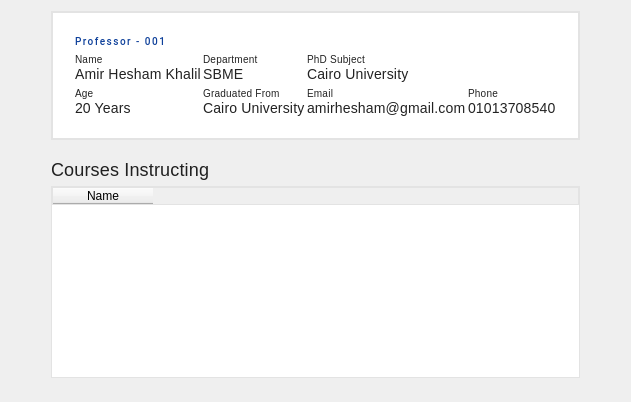
      <widget class="QWidget" name="P12_Professor_View">
       <layout class="QHBoxLayout" name="horizontalLayout_49">
        <item>
         <spacer name="horizontalSpacer_90">
          <property name="orientation">
           <enum>Qt::Horizontal</enum>
          </property>
          <property name="sizeType">
           <enum>QSizePolicy::Preferred</enum>
          </property>
          <property name="sizeHint" stdset="0">
           <size>
            <width>40</width>
            <height>20</height>
           </size>
          </property>
         </spacer>
        </item>
        <item>
         <layout class="QVBoxLayout" name="verticalLayout_72">
          <item>
           <widget class="QWidget" name="card1_18" native="true">
            <property name="sizePolicy">
             <sizepolicy hsizetype="Expanding" vsizetype="Fixed">
              <horstretch>0</horstretch>
              <verstretch>0</verstretch>
             </sizepolicy>
            </property>
            <property name="minimumSize">
             <size>
              <width>0</width>
              <height>0</height>
             </size>
            </property>
            <property name="maximumSize">
             <size>
              <width>16777215</width>
              <height>500</height>
             </size>
            </property>
            <property name="styleSheet">
             <string notr="true">background-color: #fff;
border: 2px solid rgb(227, 227, 227);
padding: 0;</string>
            </property>
            <layout class="QGridLayout" name="gridLayout_4">
             <property name="leftMargin">
              <number>24</number>
             </property>
             <property name="topMargin">
              <number>24</number>
             </property>
             <property name="rightMargin">
              <number>24</number>
             </property>
             <property name="bottomMargin">
              <number>24</number>
             </property>
             <property name="horizontalSpacing">
              <number>2</number>
             </property>
             <property name="verticalSpacing">
              <number>5</number>
             </property>
             <item row="2" column="0">
              <layout class="QVBoxLayout" name="verticalLayout_76">
               <item>
                <widget class="QLabel" name="label_179">
                 <property name="styleSheet">
                  <string notr="true">/* Body 2 */
border: 0;
font-family: 'Roboto';
font-style: normal;
font-weight: 300;
font-size: 10px;
line-height: 20px;
/* identical to box height, or 143% */

letter-spacing: 0.25px;
text-align: center;

/* 00. On Surface / High Emphasis */

color: rgba(0, 0, 0, 0.87);</string>
                 </property>
                 <property name="text">
                  <string>Age</string>
                 </property>
                 <property name="scaledContents">
                  <bool>false</bool>
                 </property>
                 <property name="alignment">
                  <set>Qt::AlignLeading|Qt::AlignLeft|Qt::AlignVCenter</set>
                 </property>
                 <property name="wordWrap">
                  <bool>true</bool>
                 </property>
                </widget>
               </item>
               <item>
                <widget class="QLabel" name="lbl_prof_age">
                 <property name="sizePolicy">
                  <sizepolicy hsizetype="Preferred" vsizetype="Fixed">
                   <horstretch>0</horstretch>
                   <verstretch>0</verstretch>
                  </sizepolicy>
                 </property>
                 <property name="styleSheet">
                  <string notr="true">font-style: normal;
font-weight: 400;
font-size: 14px;
line-height: 24px;
/* identical to box height, or 100% */

letter-spacing: 0.18px;
border: 0;
/* 00. On Surface / High Emphasis */

color: rgba(0, 0, 0, 0.87);</string>
                 </property>
                 <property name="text">
                  <string>20 Years</string>
                 </property>
                </widget>
               </item>
              </layout>
             </item>
             <item row="2" column="4">
              <layout class="QVBoxLayout" name="verticalLayout_78">
               <item>
                <widget class="QLabel" name="label_181">
                 <property name="styleSheet">
                  <string notr="true">/* Body 2 */
border: 0;
font-family: 'Roboto';
font-style: normal;
font-weight: 300;
font-size: 10px;
line-height: 20px;
/* identical to box height, or 143% */

letter-spacing: 0.25px;
text-align: center;

/* 00. On Surface / High Emphasis */

color: rgba(0, 0, 0, 0.87);</string>
                 </property>
                 <property name="text">
                  <string>Phone</string>
                 </property>
                 <property name="scaledContents">
                  <bool>false</bool>
                 </property>
                 <property name="alignment">
                  <set>Qt::AlignLeading|Qt::AlignLeft|Qt::AlignVCenter</set>
                 </property>
                 <property name="wordWrap">
                  <bool>true</bool>
                 </property>
                </widget>
               </item>
               <item>
                <widget class="QLabel" name="lbl_prof_phone">
                 <property name="sizePolicy">
                  <sizepolicy hsizetype="Preferred" vsizetype="Fixed">
                   <horstretch>0</horstretch>
                   <verstretch>0</verstretch>
                  </sizepolicy>
                 </property>
                 <property name="styleSheet">
                  <string notr="true">font-style: normal;
font-weight: 400;
font-size: 14px;
line-height: 24px;
/* identical to box height, or 100% */

letter-spacing: 0.18px;
border: 0;
/* 00. On Surface / High Emphasis */

color: rgba(0, 0, 0, 0.87);</string>
                 </property>
                 <property name="text">
                  <string>01013708540</string>
                 </property>
                </widget>
               </item>
              </layout>
             </item>
             <item row="0" column="0">
              <widget class="QLabel" name="stnt_code_lbl_5">
               <property name="sizePolicy">
                <sizepolicy hsizetype="Preferred" vsizetype="Fixed">
                 <horstretch>0</horstretch>
                 <verstretch>0</verstretch>
                </sizepolicy>
               </property>
               <property name="font">
                <font>
                 <family>Roboto</family>
                 <pointsize>-1</pointsize>
                 <italic>false</italic>
                 <bold>false</bold>
                </font>
               </property>
               <property name="styleSheet">
                <string notr="true">font-family: 'Roboto';
font-style: normal;
font-weight: 500;
font-size: 10px;
line-height: 16px;
/* identical to box height, or 160% */
border: 0;
letter-spacing: 1.5px;
text-transform: uppercase;

/* 00. On Surface / High Emphasis */

color: #0E409A;
</string>
               </property>
               <property name="text">
                <string>Professor - 001</string>
               </property>
               <property name="scaledContents">
                <bool>false</bool>
               </property>
               <property name="wordWrap">
                <bool>true</bool>
               </property>
              </widget>
             </item>
             <item row="2" column="2" colspan="2">
              <layout class="QVBoxLayout" name="verticalLayout_77">
               <item>
                <widget class="QLabel" name="label_180">
                 <property name="styleSheet">
                  <string notr="true">/* Body 2 */
border: 0;
font-family: 'Roboto';
font-style: normal;
font-weight: 300;
font-size: 10px;
line-height: 20px;
/* identical to box height, or 143% */

letter-spacing: 0.25px;
text-align: center;

/* 00. On Surface / High Emphasis */

color: rgba(0, 0, 0, 0.87);</string>
                 </property>
                 <property name="text">
                  <string>Email</string>
                 </property>
                 <property name="scaledContents">
                  <bool>false</bool>
                 </property>
                 <property name="alignment">
                  <set>Qt::AlignLeading|Qt::AlignLeft|Qt::AlignVCenter</set>
                 </property>
                 <property name="wordWrap">
                  <bool>true</bool>
                 </property>
                </widget>
               </item>
               <item>
                <widget class="QLabel" name="lbl_prof_email">
                 <property name="sizePolicy">
                  <sizepolicy hsizetype="Preferred" vsizetype="Fixed">
                   <horstretch>0</horstretch>
                   <verstretch>0</verstretch>
                  </sizepolicy>
                 </property>
                 <property name="styleSheet">
                  <string notr="true">font-style: normal;
font-weight: 400;
font-size: 14px;
line-height: 24px;
/* identical to box height, or 100% */

letter-spacing: 0.18px;
border: 0;
/* 00. On Surface / High Emphasis */

color: rgba(0, 0, 0, 0.87);</string>
                 </property>
                 <property name="text">
                  <string>amirhesham@gmail.com</string>
                 </property>
                </widget>
               </item>
              </layout>
             </item>
             <item row="1" column="0">
              <layout class="QVBoxLayout" name="verticalLayout_73">
               <item>
                <widget class="QLabel" name="label_176">
                 <property name="styleSheet">
                  <string notr="true">/* Body 2 */
border: 0;
font-family: 'Roboto';
font-style: normal;
font-weight: 300;
font-size: 10px;
line-height: 20px;
/* identical to box height, or 143% */

letter-spacing: 0.25px;
text-align: center;

/* 00. On Surface / High Emphasis */

color: rgba(0, 0, 0, 0.87);</string>
                 </property>
                 <property name="text">
                  <string>Name</string>
                 </property>
                 <property name="scaledContents">
                  <bool>false</bool>
                 </property>
                 <property name="alignment">
                  <set>Qt::AlignLeading|Qt::AlignLeft|Qt::AlignVCenter</set>
                 </property>
                 <property name="wordWrap">
                  <bool>true</bool>
                 </property>
                </widget>
               </item>
               <item>
                <widget class="QLabel" name="lbl_prof_name">
                 <property name="sizePolicy">
                  <sizepolicy hsizetype="Preferred" vsizetype="Fixed">
                   <horstretch>0</horstretch>
                   <verstretch>0</verstretch>
                  </sizepolicy>
                 </property>
                 <property name="styleSheet">
                  <string notr="true">font-style: normal;
font-weight: 400;
font-size: 14px;
line-height: 24px;
/* identical to box height, or 100% */

letter-spacing: 0.18px;
border: 0;
/* 00. On Surface / High Emphasis */

color: rgba(0, 0, 0, 0.87);</string>
                 </property>
                 <property name="text">
                  <string>Amir Hesham Khalil</string>
                 </property>
                </widget>
               </item>
              </layout>
             </item>
             <item row="2" column="1">
              <layout class="QVBoxLayout" name="verticalLayout_80">
               <item>
                <widget class="QLabel" name="label_183">
                 <property name="styleSheet">
                  <string notr="true">/* Body 2 */
border: 0;
font-family: 'Roboto';
font-style: normal;
font-weight: 300;
font-size: 10px;
line-height: 20px;
/* identical to box height, or 143% */

letter-spacing: 0.25px;
text-align: center;

/* 00. On Surface / High Emphasis */

color: rgba(0, 0, 0, 0.87);</string>
                 </property>
                 <property name="text">
                  <string>Graduated From</string>
                 </property>
                 <property name="scaledContents">
                  <bool>false</bool>
                 </property>
                 <property name="alignment">
                  <set>Qt::AlignLeading|Qt::AlignLeft|Qt::AlignVCenter</set>
                 </property>
                 <property name="wordWrap">
                  <bool>true</bool>
                 </property>
                </widget>
               </item>
               <item>
                <widget class="QLabel" name="lbl_prof_grad_from">
                 <property name="sizePolicy">
                  <sizepolicy hsizetype="Preferred" vsizetype="Fixed">
                   <horstretch>0</horstretch>
                   <verstretch>0</verstretch>
                  </sizepolicy>
                 </property>
                 <property name="styleSheet">
                  <string notr="true">font-style: normal;
font-weight: 400;
font-size: 14px;
line-height: 24px;
/* identical to box height, or 100% */

letter-spacing: 0.18px;
border: 0;
/* 00. On Surface / High Emphasis */

color: rgba(0, 0, 0, 0.87);</string>
                 </property>
                 <property name="text">
                  <string>Cairo University</string>
                 </property>
                </widget>
               </item>
              </layout>
             </item>
             <item row="1" column="1">
              <layout class="QVBoxLayout" name="verticalLayout_74">
               <item>
                <widget class="QLabel" name="label_177">
                 <property name="styleSheet">
                  <string notr="true">/* Body 2 */
border: 0;
font-family: 'Roboto';
font-style: normal;
font-weight: 300;
font-size: 10px;
line-height: 20px;
/* identical to box height, or 143% */

letter-spacing: 0.25px;
text-align: center;

/* 00. On Surface / High Emphasis */

color: rgba(0, 0, 0, 0.87);</string>
                 </property>
                 <property name="text">
                  <string>Department</string>
                 </property>
                 <property name="scaledContents">
                  <bool>false</bool>
                 </property>
                 <property name="alignment">
                  <set>Qt::AlignLeading|Qt::AlignLeft|Qt::AlignVCenter</set>
                 </property>
                 <property name="wordWrap">
                  <bool>true</bool>
                 </property>
                </widget>
               </item>
               <item>
                <widget class="QLabel" name="lbl_prof_department">
                 <property name="sizePolicy">
                  <sizepolicy hsizetype="Preferred" vsizetype="Fixed">
                   <horstretch>0</horstretch>
                   <verstretch>0</verstretch>
                  </sizepolicy>
                 </property>
                 <property name="styleSheet">
                  <string notr="true">font-style: normal;
font-weight: 400;
font-size: 14px;
line-height: 24px;
/* identical to box height, or 100% */

letter-spacing: 0.18px;
border: 0;
/* 00. On Surface / High Emphasis */

color: rgba(0, 0, 0, 0.87);</string>
                 </property>
                 <property name="text">
                  <string>SBME</string>
                 </property>
                </widget>
               </item>
              </layout>
             </item>
             <item row="1" column="2" colspan="3">
              <layout class="QVBoxLayout" name="verticalLayout_75">
               <item>
                <widget class="QLabel" name="label_178">
                 <property name="styleSheet">
                  <string notr="true">/* Body 2 */
border: 0;
font-family: 'Roboto';
font-style: normal;
font-weight: 300;
font-size: 10px;
line-height: 20px;
/* identical to box height, or 143% */

letter-spacing: 0.25px;
text-align: center;

/* 00. On Surface / High Emphasis */

color: rgba(0, 0, 0, 0.87);</string>
                 </property>
                 <property name="text">
                  <string>PhD Subject</string>
                 </property>
                 <property name="scaledContents">
                  <bool>false</bool>
                 </property>
                 <property name="alignment">
                  <set>Qt::AlignLeading|Qt::AlignLeft|Qt::AlignVCenter</set>
                 </property>
                 <property name="wordWrap">
                  <bool>true</bool>
                 </property>
                </widget>
               </item>
               <item>
                <widget class="QLabel" name="lbl_prof_phd">
                 <property name="sizePolicy">
                  <sizepolicy hsizetype="Preferred" vsizetype="Fixed">
                   <horstretch>0</horstretch>
                   <verstretch>0</verstretch>
                  </sizepolicy>
                 </property>
                 <property name="styleSheet">
                  <string notr="true">font-style: normal;
font-weight: 400;
font-size: 14px;
line-height: 24px;
/* identical to box height, or 100% */

letter-spacing: 0.18px;
border: 0;
/* 00. On Surface / High Emphasis */

color: rgba(0, 0, 0, 0.87);</string>
                 </property>
                 <property name="text">
                  <string>Cairo University</string>
                 </property>
                </widget>
               </item>
              </layout>
             </item>
            </layout>
           </widget>
          </item>
          <item>
           <spacer name="verticalSpacer_89">
            <property name="orientation">
             <enum>Qt::Vertical</enum>
            </property>
            <property name="sizeType">
             <enum>QSizePolicy::Fixed</enum>
            </property>
            <property name="sizeHint" stdset="0">
             <size>
              <width>20</width>
              <height>13</height>
             </size>
            </property>
           </spacer>
          </item>
          <item>
           <widget class="QLabel" name="nm_lbl_admn_3">
            <property name="sizePolicy">
             <sizepolicy hsizetype="Preferred" vsizetype="Fixed">
              <horstretch>0</horstretch>
              <verstretch>0</verstretch>
             </sizepolicy>
            </property>
            <property name="styleSheet">
             <string notr="true">font-style: normal;
font-weight: 400;
font-size: 18px;
line-height: 24px;
/* identical to box height, or 100% */

letter-spacing: 0.18px;
border: 0;
/* 00. On Surface / High Emphasis */

color: rgba(0, 0, 0, 0.87);</string>
            </property>
            <property name="text">
             <string>Courses Instructing</string>
            </property>
           </widget>
          </item>
          <item>
           <layout class="QHBoxLayout" name="horizontalLayout_48">
            <item>
             <layout class="QVBoxLayout" name="verticalLayout_79">
              <item>
               <widget class="QTableWidget" name="tbl_stud_courses_2">
                <property name="enabled">
                 <bool>true</bool>
                </property>
                <property name="styleSheet">
                 <string notr="true">color: black;
border: 1px solid rgb(227, 227, 227);</string>
                </property>
                <property name="frameShape">
                 <enum>QFrame::VLine</enum>
                </property>
                <property name="selectionMode">
                 <enum>QAbstractItemView::SingleSelection</enum>
                </property>
                <property name="showGrid">
                 <bool>true</bool>
                </property>
                <property name="gridStyle">
                 <enum>Qt::NoPen</enum>
                </property>
                <property name="sortingEnabled">
                 <bool>false</bool>
                </property>
                <property name="cornerButtonEnabled">
                 <bool>true</bool>
                </property>
                <column>
                 <property name="text">
                  <string>Name</string>
                 </property>
                </column>
               </widget>
              </item>
             </layout>
            </item>
            <item>
             <layout class="QVBoxLayout" name="verticalLayout_162"/>
            </item>
           </layout>
          </item>
          <item>
           <spacer name="verticalSpacer_90">
            <property name="orientation">
             <enum>Qt::Vertical</enum>
            </property>
            <property name="sizeType">
             <enum>QSizePolicy::Fixed</enum>
            </property>
            <property name="sizeHint" stdset="0">
             <size>
              <width>17</width>
              <height>13</height>
             </size>
            </property>
           </spacer>
          </item>
         </layout>
        </item>
        <item>
         <spacer name="horizontalSpacer_87">
          <property name="orientation">
           <enum>Qt::Horizontal</enum>
          </property>
          <property name="sizeType">
           <enum>QSizePolicy::Preferred</enum>
          </property>
          <property name="sizeHint" stdset="0">
           <size>
            <width>40</width>
            <height>20</height>
           </size>
          </property>
         </spacer>
        </item>
       </layout>
      </widget>
